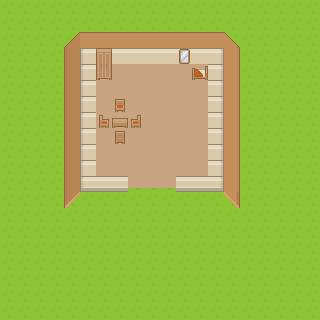

A level layout from a 2D game, rendered from its tile map. Below: a short description, then the map file with its tile-grid data intact:
An orthogonal 20x20 tile map with 16x16 px tiles, 3 tile layers (Ground, Building, Object) and 13 objects.

<map version="1.4" tiledversion="1.4.2" orientation="orthogonal" renderorder="left-down" width="20" height="20" tilewidth="16" tileheight="16" infinite="0" nextlayerid="6" nextobjectid="1">
 <tileset firstgid="1" name="roguelikeSheet_transparent" tilewidth="16" tileheight="16" spacing="1" tilecount="1767" columns="57">
  <image source="../Art/roguelikeSheet_transparent.png" width="968" height="526" />
  <terraintypes>
   <terrain name="Dirt" tile="578" />
  </terraintypes>
  <tile id="2">
   <objectgroup draworder="index" id="2">
    <object id="1" x="0" y="0" width="16" height="16" />
   </objectgroup>
  </tile>
  <tile id="3">
   <objectgroup draworder="index" id="5">
    <object id="4" x="0" y="0" width="16" height="16" />
   </objectgroup>
  </tile>
  <tile id="4">
   <objectgroup draworder="index" id="2">
    <object id="1" x="0" y="0" width="16" height="16" />
   </objectgroup>
  </tile>
  <tile id="59">
   <objectgroup draworder="index" id="2">
    <object id="1" x="0" y="0" width="16" height="16" />
   </objectgroup>
  </tile>
  <tile id="60">
   <objectgroup draworder="index" id="2">
    <object id="1" x="0" y="0" width="16" height="16" />
   </objectgroup>
  </tile>
  <tile id="61">
   <objectgroup draworder="index" id="2">
    <object id="1" x="0" y="0" width="16" height="16" />
   </objectgroup>
  </tile>
  <tile id="116">
   <objectgroup draworder="index" id="2">
    <object id="1" x="0" y="0" width="16" height="16" />
   </objectgroup>
  </tile>
  <tile id="117">
   <objectgroup draworder="index" id="2">
    <object id="1" x="0" y="0" width="16" height="16" />
   </objectgroup>
  </tile>
  <tile id="118">
   <objectgroup draworder="index" id="2">
    <object id="1" x="0" y="0" width="16" height="16" />
   </objectgroup>
  </tile>
  <tile id="518" terrain="0,0,0," />
  <tile id="519" terrain="0,0,,0" />
  <tile id="520" terrain=",,,0" />
  <tile id="521" terrain=",,0,0" />
  <tile id="522" terrain=",,0," />
  <tile id="526">
   <objectgroup draworder="index" id="2">
    <object id="4" x="4.5" y="11.625" width="7.25" height="4.5625" />
   </objectgroup>
  </tile>
  <tile id="575" terrain="0,,0,0" />
  <tile id="576" terrain=",0,0,0" />
  <tile id="577" terrain=",0,,0" />
  <tile id="578" terrain="0,0,0,0" />
  <tile id="579" terrain="0,,0," />
  <tile id="634" terrain=",0,," />
  <tile id="635" terrain="0,0,," />
  <tile id="636" terrain="0,,," />
  <tile id="640">
   <objectgroup draworder="index" id="2">
    <object id="1" x="5.1875" y="10.875" width="5.6875" height="5.0625" />
   </objectgroup>
  </tile>
  <tile id="673">
   <objectgroup draworder="index" id="2">
    <object id="1" x="1.13043" y="0.130435" width="14.7391" height="15.7391" />
   </objectgroup>
  </tile>
  <tile id="674">
   <objectgroup draworder="index" id="2">
    <object id="1" x="0.217391" y="0.0869565" width="15.7826" height="15.913" />
   </objectgroup>
  </tile>
 </tileset>
 <layer id="1" name="Ground" width="20" height="20">
  <data encoding="csv">
6,6,6,6,6,6,6,6,6,6,6,6,6,6,6,6,6,6,6,6,
6,6,6,6,6,6,6,6,6,6,6,6,6,6,6,6,6,6,6,6,
6,6,6,6,6,6,6,6,6,6,6,6,6,6,6,6,6,6,6,6,
6,6,6,6,6,6,6,6,6,6,6,6,6,6,6,6,6,6,6,6,
6,6,6,6,6,6,6,6,6,6,6,6,6,6,6,6,6,6,6,6,
6,6,6,6,6,6,6,6,6,6,6,6,6,6,6,6,6,6,6,6,
6,6,6,6,6,6,6,6,6,6,6,6,6,6,6,6,6,6,6,6,
6,6,6,6,6,6,6,6,6,6,6,6,6,6,6,6,6,6,6,6,
6,6,6,6,6,6,6,6,6,6,6,6,6,6,6,6,6,6,6,6,
6,6,6,6,6,6,6,6,6,6,6,6,6,6,6,6,6,6,6,6,
6,6,6,6,6,6,6,6,6,6,6,6,6,6,6,6,6,6,6,6,
6,6,6,6,6,6,6,6,6,6,6,6,6,6,6,6,6,6,6,6,
6,6,6,6,6,6,6,6,6,6,6,6,6,6,6,6,6,6,6,6,
6,6,6,6,6,6,6,6,6,6,6,6,6,6,6,6,6,6,6,6,
6,6,6,6,6,6,6,6,6,6,6,6,6,6,6,6,6,6,6,6,
6,6,6,6,6,6,6,6,6,6,6,6,6,6,6,6,6,6,6,6,
6,6,6,6,6,6,6,6,6,6,6,6,6,6,6,6,6,6,6,6,
6,6,6,6,6,6,6,6,6,6,6,6,6,6,6,6,6,6,6,6,
6,6,6,6,6,6,6,6,6,6,6,6,6,6,6,6,6,6,6,6,
6,6,6,6,6,6,6,6,6,6,6,6,6,6,6,6,6,6,6,6
</data>
 </layer>
 <layer id="2" name="Building" width="20" height="20">
  <data encoding="csv">
0,0,0,0,0,0,0,0,0,0,0,0,0,0,0,0,0,0,0,0,
0,0,0,0,0,0,0,0,0,0,0,0,0,0,0,0,0,0,0,0,
0,0,0,0,1218,1223,1223,1223,1223,1223,1223,1223,1223,1223,1219,0,0,0,0,0,
0,0,0,0,1275,930,931,931,931,931,931,931,931,932,1281,0,0,0,0,0,
0,0,0,0,1275,930,1525,1525,1525,1525,1525,1525,1525,932,1281,0,0,0,0,0,
0,0,0,0,1275,930,1525,1525,1525,1525,1525,1525,1525,932,1281,0,0,0,0,0,
0,0,0,0,1275,930,1525,1525,1525,1525,1525,1525,1525,932,1281,0,0,0,0,0,
0,0,0,0,1275,930,1525,1525,1525,1525,1525,1525,1525,932,1281,0,0,0,0,0,
0,0,0,0,1275,930,1525,1525,1525,1525,1525,1525,1525,932,1281,0,0,0,0,0,
0,0,0,0,1275,930,1525,1525,1525,1525,1525,1525,1525,932,1281,0,0,0,0,0,
0,0,0,0,1275,930,1525,1525,1525,1525,1525,1525,1525,932,1281,0,0,0,0,0,
0,0,0,0,1275,927,926,926,1582,1582,1582,926,926,929,1281,0,0,0,0,0,
0,0,0,0,1332,0,0,0,0,0,0,0,0,0,1333,0,0,0,0,0,
0,0,0,0,0,0,0,0,0,0,0,0,0,0,0,0,0,0,0,0,
0,0,0,0,0,0,0,0,0,0,0,0,0,0,0,0,0,0,0,0,
0,0,0,0,0,0,0,0,0,0,0,0,0,0,0,0,0,0,0,0,
0,0,0,0,0,0,0,0,0,0,0,0,0,0,0,0,0,0,0,0,
0,0,0,0,0,0,0,0,0,0,0,0,0,0,0,0,0,0,0,0,
0,0,0,0,0,0,0,0,0,0,0,0,0,0,0,0,0,0,0,0,
0,0,0,0,0,0,0,0,0,0,0,0,0,0,0,0,0,0,0,0
</data>
 </layer>
 <layer id="5" name="Object" width="20" height="20">
  <data encoding="csv">
0,0,0,0,0,0,0,0,0,0,0,0,0,0,0,0,0,0,0,0,
0,0,0,0,0,0,0,0,0,0,0,0,0,0,0,0,0,0,0,0,
0,0,0,0,0,0,0,0,0,0,0,0,0,0,0,0,0,0,0,0,
0,0,0,0,0,0,200,0,0,0,0,424,0,0,0,0,0,0,0,0,
0,0,0,0,0,0,257,0,0,0,0,0,72,0,0,0,0,0,0,0,
0,0,0,0,0,0,0,0,0,0,0,0,0,0,0,0,0,0,0,0,
0,0,0,0,0,0,0,134,0,0,0,0,0,0,0,0,0,0,0,0,
0,0,0,0,0,0,136,252,137,0,0,0,0,0,0,0,0,0,0,0,
0,0,0,0,0,0,0,135,0,0,0,0,0,0,0,0,0,0,0,0,
0,0,0,0,0,0,0,0,0,0,0,0,0,0,0,0,0,0,0,0,
0,0,0,0,0,0,0,0,0,0,0,0,0,0,0,0,0,0,0,0,
0,0,0,0,0,0,0,0,0,0,0,0,0,0,0,0,0,0,0,0,
0,0,0,0,0,0,0,0,0,0,0,0,0,0,0,0,0,0,0,0,
0,0,0,0,0,0,0,0,0,0,0,0,0,0,0,0,0,0,0,0,
0,0,0,0,0,0,0,0,0,0,0,0,0,0,0,0,0,0,0,0,
0,0,0,0,0,0,0,0,0,0,0,0,0,0,0,0,0,0,0,0,
0,0,0,0,0,0,0,0,0,0,0,0,0,0,0,0,0,0,0,0,
0,0,0,0,0,0,0,0,0,0,0,0,0,0,0,0,0,0,0,0,
0,0,0,0,0,0,0,0,0,0,0,0,0,0,0,0,0,0,0,0,
0,0,0,0,0,0,0,0,0,0,0,0,0,0,0,0,0,0,0,0
</data>
 </layer>
</map>
